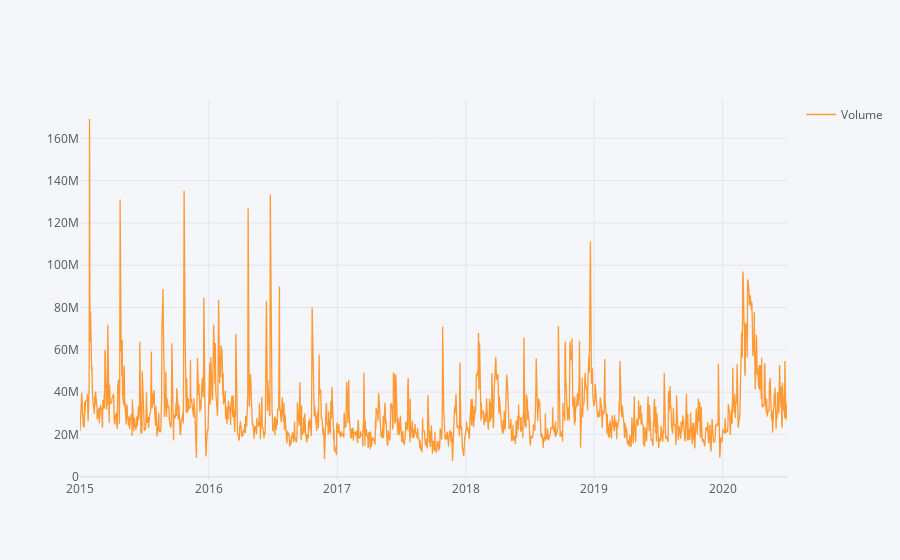

Notebook source saved alongside this figure:
### Code cell
MSFT['Volume'].iplot(legend =True)

### Figure 1 — Plotly figure (JSON) as saved in the notebook; plotly's stock layout.template omitted (floating-point values rounded to 4 significant figures; data arrays with more than 128 entries replaced by an {"elided": "..."} marker saying what was removed)
{"data": [{"line": {"color": "rgba(255, 153, 51, 1.0)", "dash": "solid", "shape": "linear", "width": 1.3}, "mode": "lines", "name": "Volume", "text": "", "type": "scatter", "x": {"elided": "1386 str values"}, "y": {"elided": "1386 int values"}}], "layout": {"legend": {"bgcolor": "#F5F6F9", "font": {"color": "#4D5663"}}, "paper_bgcolor": "#F5F6F9", "plot_bgcolor": "#F5F6F9", "showlegend": true, "title": {"font": {"color": "#4D5663"}}, "xaxis": {"gridcolor": "#E1E5ED", "showgrid": true, "tickfont": {"color": "#4D5663"}, "title": {"font": {"color": "#4D5663"}, "text": ""}, "zerolinecolor": "#E1E5ED"}, "yaxis": {"gridcolor": "#E1E5ED", "showgrid": true, "tickfont": {"color": "#4D5663"}, "title": {"font": {"color": "#4D5663"}, "text": ""}, "zerolinecolor": "#E1E5ED"}}}
